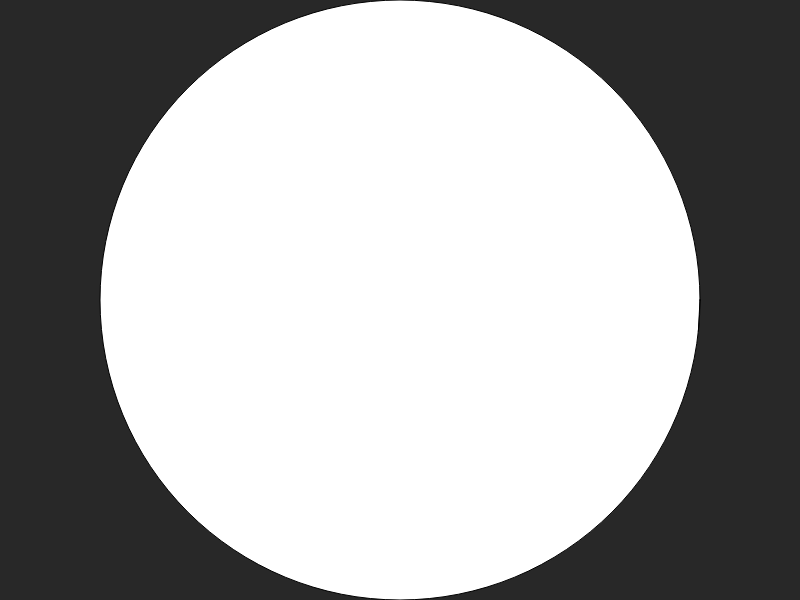
Frame 1 (no input)
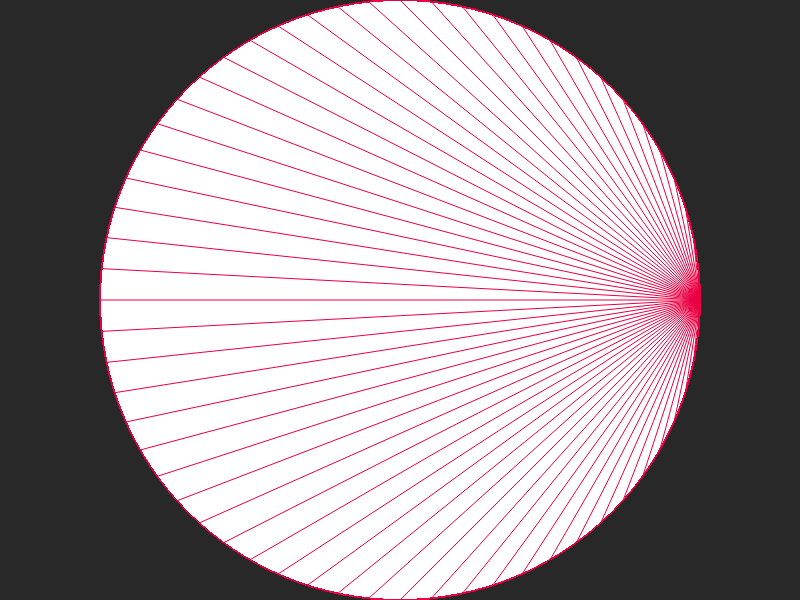
Frame 60 (no input)
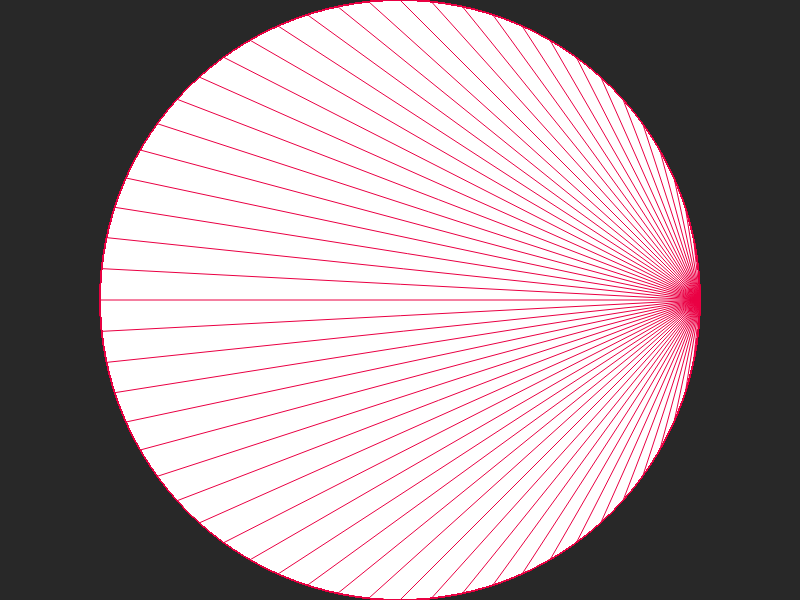
Frame 120 (the mouse pressed at the canvas centre since frame 60)

The p5.js sketch that drew these frames (run headless with seeded random() and noise() and a simulated clock; from frame 60 on, the mouse is pressed at the canvas centre):

// p5.js sketch
// ── sketch.js
function setup() {
  createCanvas(800, 600)
  background(40)
}

function draw() {
  ellipse(width / 2, height / 2, 600, 600)
  noFill()

  translate(width / 2, height / 2)

  if (frameCount <= 60) {

    var alp = PI / 30;

    var x = cos(frameCount * alp);
    var y = sin(frameCount * alp);

    line(300, 0, x * 300, y * 300)
    stroke("#ea0043")


  }

}
